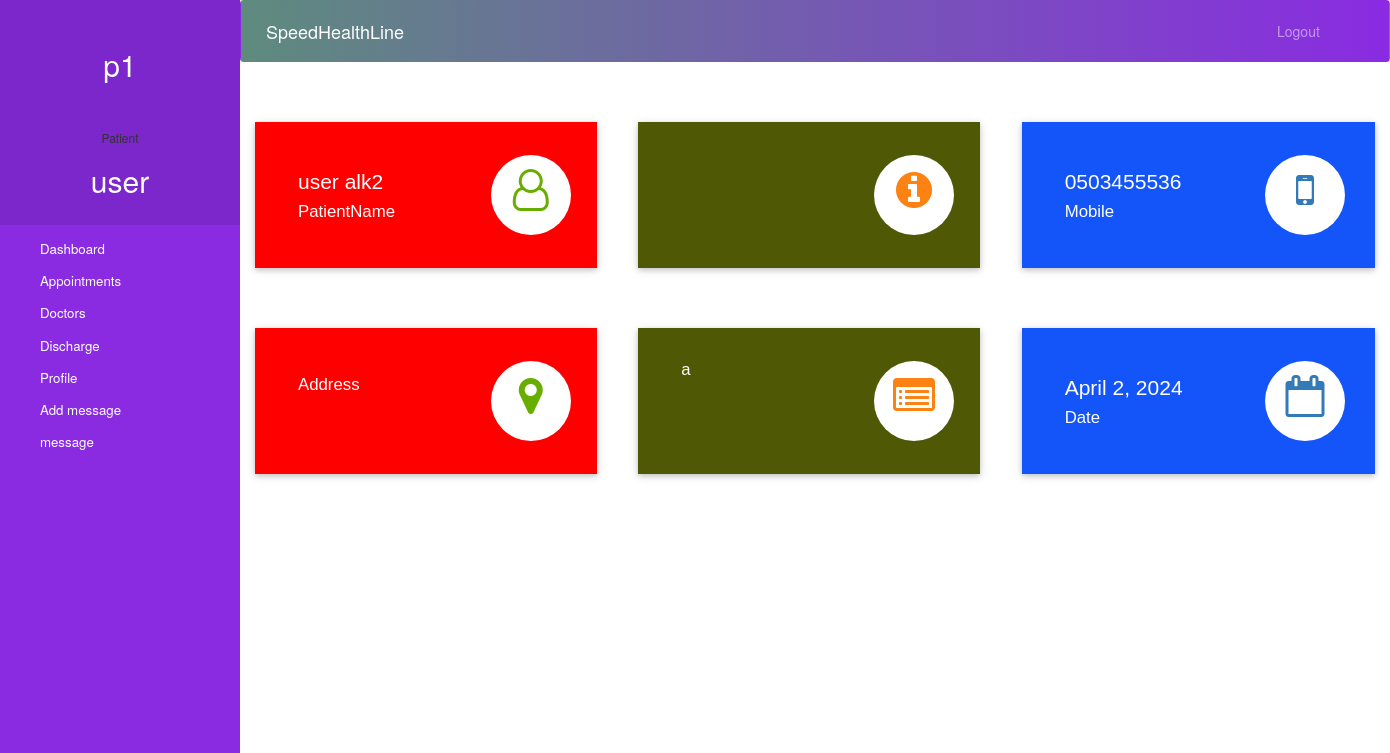
Before: /patient-dashboard (signed in) with the older database file.
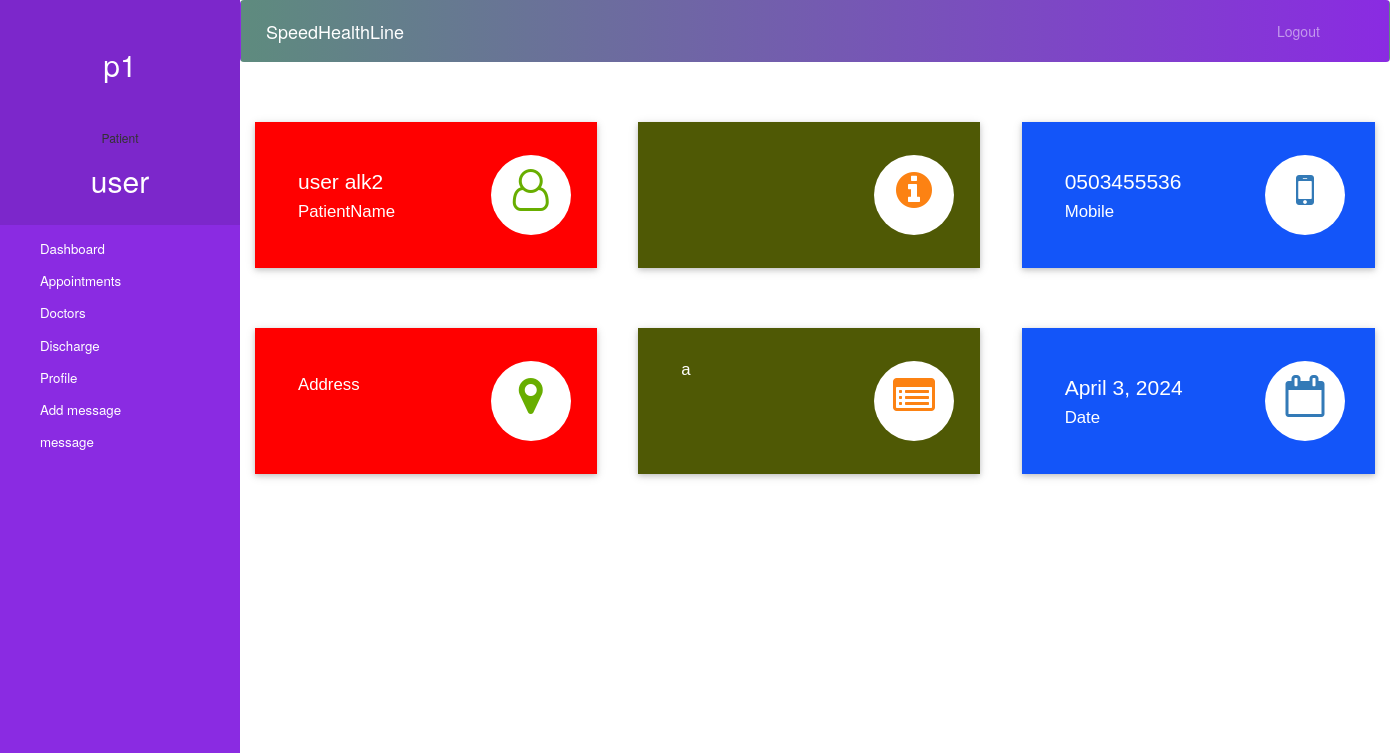
After: the same page with the newer database file.
### core/models.py (models this page shows, shortened)
class Patient(models.Model):
    user=models.OneToOneField(User,on_delete=models.CASCADE)
    mobile = models.CharField(max_length=20,null=False)
    assignedDoctorId = models.PositiveIntegerField(null=True)
    admitDate=models.DateField(auto_now=True)
    status=models.BooleanField(default=True)
    address = models.CharField(max_length=255, default="", blank=True)
    @property
    def get_name(self):
        return self.user.first_name+" "+self.user.last_name

### core/views.py (the view)
# urls.py: path('patient-dashboard', patient_dashboard, name='patient-dashboard'),
@login_required(login_url='Userlogin')
@user_passes_test(is_patient)
def patient_dashboard(request):
    patient = models.Patient.objects.get(user_id=request.user.id)
    mydict = {
        'PatientName': patient.get_name,
        'UserName': patient.get_name,
        'Address': patient.address,
        'Mobile': patient.mobile,
        'a': patient.assignedDoctorId,
        'AdmitDate': patient.admitDate,
    }
    return render(request, 'patient_dashboard.html', context=mydict)

### core/views.py (called while the page is built)
def is_patient(user):
    return user.groups.filter(name='PATIENT').exists()

### templates/patient_dashboard.html
{% extends 'patient_base.html' %}
{% load static %}
{% block content %}
{%include 'patient_dashboard_cards.html'%}
<br><br><br><br>
{% endblock content %}

### templates/patient_dashboard_cards.html (shortened to what this page needs)
<!DOCTYPE html>
<html lang="en" dir="ltr">
<head>
  <link rel="stylesheet" href="https://maxcdn.bootstrapcdn.com/bootstrap/3.4.1/css/bootstrap.min.css">
  <link rel="stylesheet" href="https://cdnjs.cloudflare.com/ajax/libs/font-awesome/4.7.0/css/font-awesome.min.css">
</head>
<body>
  <div class="market-updates">
    <div class="col-md-4 market-update-gd">
      <div class="market-update-block clr-block-1">
        <div class="col-md-8 market-update-left">
          <h3>{{PatientName}}</h3>
          <h4> PatientName</h4>
        </div>
        <div class="col-md-4 market-update-right">
          <i class="fa fa-user-o"> </i>
        </div>
        <div class="clearfix"> </div>
      </div>
    </div>
    <div class="col-md-4 market-update-gd">
      <div class="market-update-block clr-block-2">
        <div class="col-md-8 market-update-left">
        </div>
        <div class="col-md-4 market-update-right">
          <i class="fa fa-info-circle"></i>
        </div>
        <div class="clearfix"> </div>
      </div>
    </div>
    <div class="col-md-4 market-update-gd">
      <div class="market-update-block clr-block-3">
        <div class="col-md-8 market-update-left">
          <h3>{{Mobile}}</h3>
          <h4> Mobile</h4>
        </div>
        <div class="col-md-4 market-update-right">
          <i class="fa fa-mobile" aria-hidden="true"></i>
        </div>
        <div class="clearfix"> </div>
      </div>
    </div>
  </div>
  <br><br><br>
  <div class="market-updates">
    <div class="col-md-4 market-update-gd">
      <div class="market-update-block clr-block-1">
        <div class="col-md-8 market-update-left">
          <h4> Address</h4>
        </div>
        <div class="col-md-4 market-update-right">
          <i class="fa fa-map-marker"> </i>
        </div>
        <div class="clearfix"> </div>
      </div>
    </div>
    <div class="col-md-4 market-update-gd">
      <div class="market-update-block clr-block-2">
        <div class="col-md-8 market-update-left">
          <a href="/patient-view-appointment">
          <h4>a </h4>
        </div>
        <div class="col-md-4 market-update-right">
          <i class="fa fa-list-alt"></i>
        </div>
        <div class="clearfix"> </div>
      </div>
    </div>
    <div class="col-md-4 market-update-gd">
      <div class="market-update-block clr-block-3">
        <div class="col-md-8 market-update-left">
          <h3>{{AdmitDate}}</h3>
          <h4>Date</h4>
        </div>
        <div class="col-md-4 market-update-right">
          <i class="fa fa-calendar-o" aria-hidden="true"></i>
        </div>
        <div class="clearfix"> </div>
      </div>
    </div>
  </div>
</body>
</html>

Changed rows visible on the page:
changed Patient: admitDate "April 2, 2024" → "April 3, 2024"
